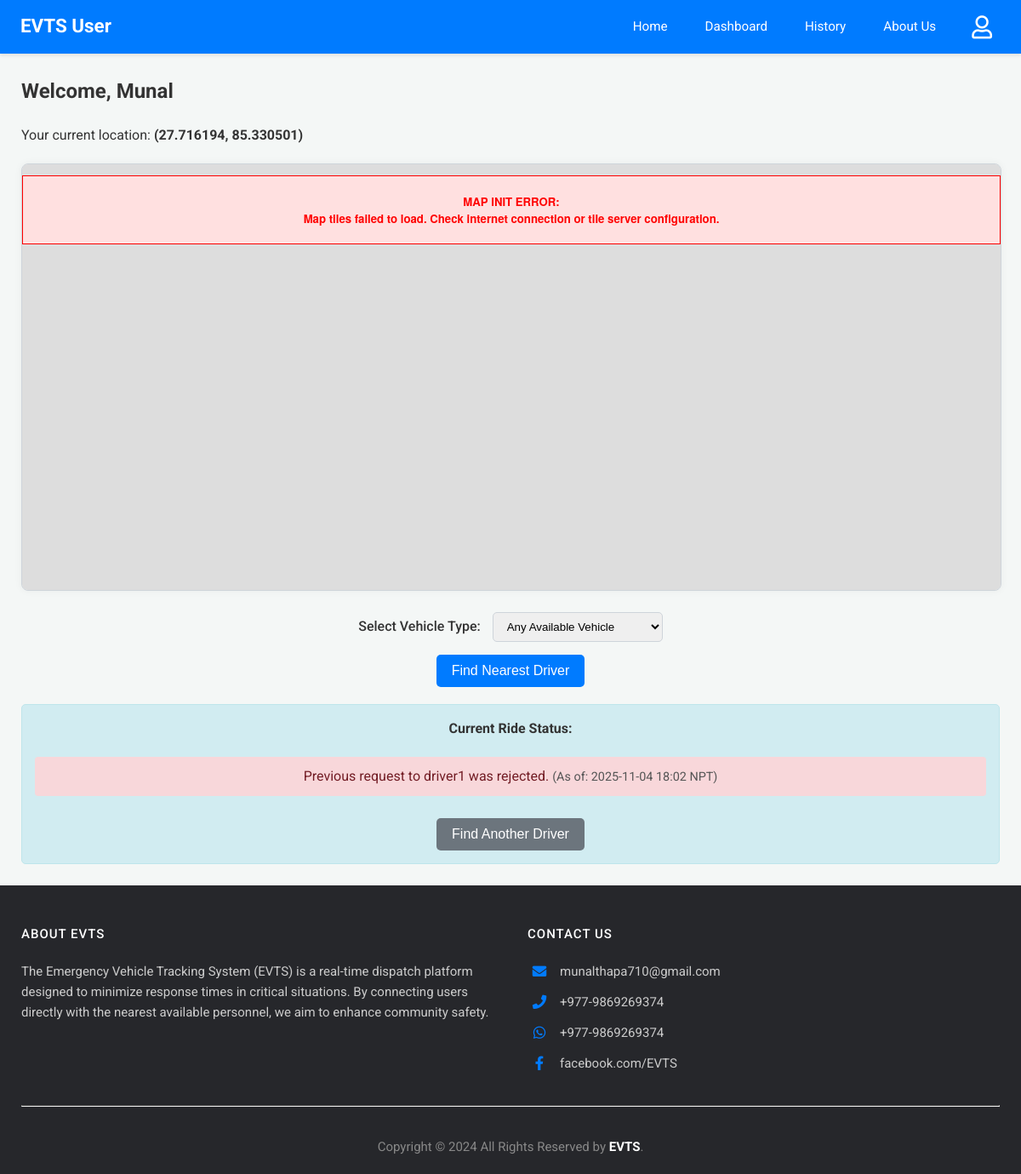
The app's page /user-dashboard (signed in), older data.
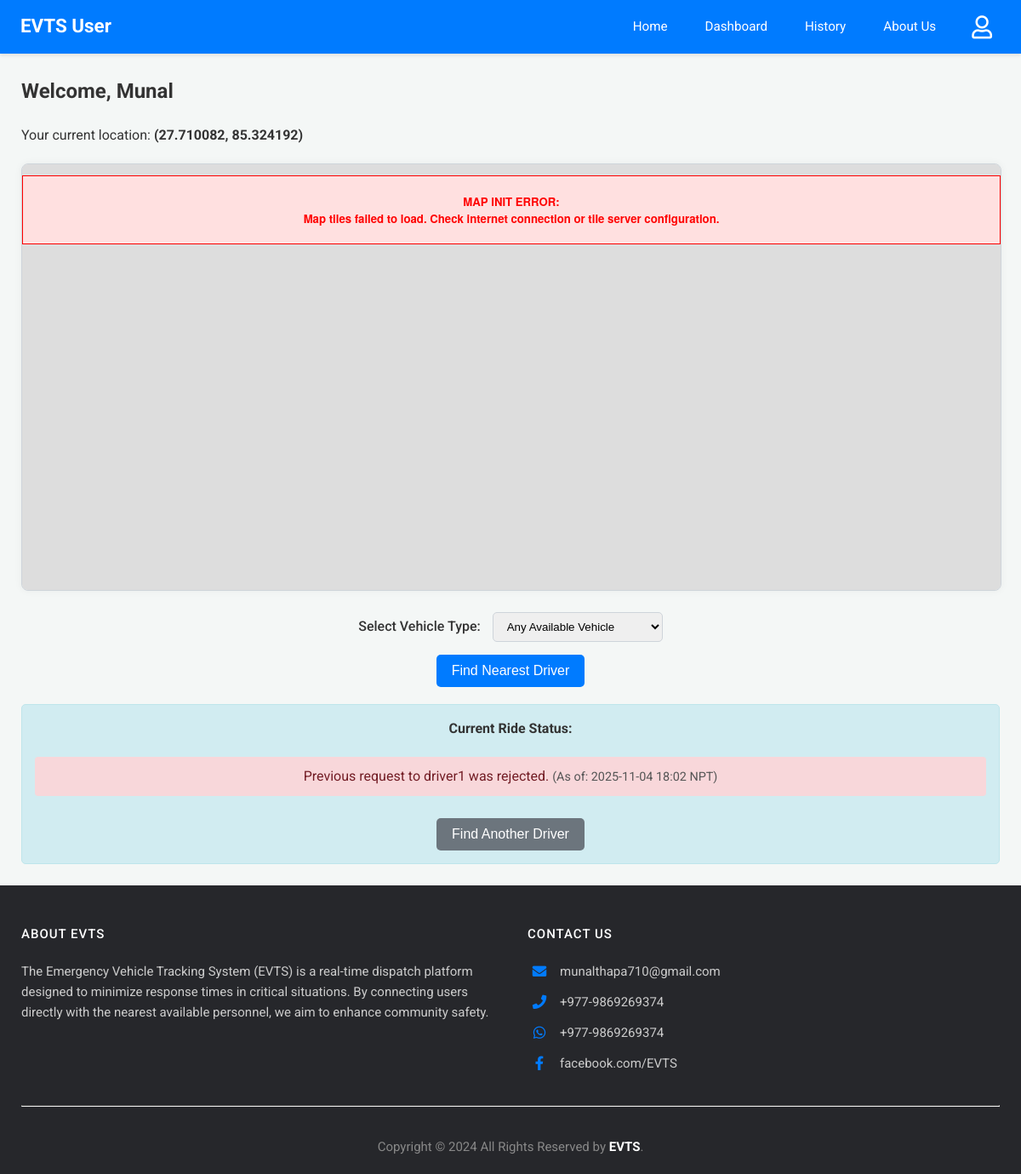
The same page, newer data.
### app.py (models this page shows)
class User(db.Model):
    email = db.Column(db.String(120), primary_key=True)
    name = db.Column(db.String(100))
    phone = db.Column(db.String(15))
    password = db.Column(db.String(256)) # Increased length for hash
    latitude = db.Column(db.Float, nullable=True)
    longitude = db.Column(db.Float, nullable=True)

### app.py (the view)
@app.route('/user-dashboard')
@login_required_user
def user_dashboard():
    user = User.query.get(session['user'])
    if not user:
        session.pop('user', None)
        flash('User session not found, please log in again.', 'error')
        return redirect(url_for('login'))
    drivers_with_nodes = Driver.query.filter(
    Driver.node.isnot(None),
    Driver.is_approved == True ).all()
    driver_list_for_js = [
    {'email': d.email, 'name': d.name, 'vehicle': d.vehicle, 'node': d.node}
    for d in drivers_with_nodes if d.node in coordinates]
    current_ride_status_info = None #Ride status
    accepted_ride_db = RideRequest.query.filter_by(user_email=user.email, status='accepted').order_by(RideRequest.timestamp.desc()).first()
    if accepted_ride_db:
        driver_obj = Driver.query.get(accepted_ride_db.driver_email)
        if driver_obj and driver_obj.node and driver_obj.node in coordinates and \
           accepted_ride_db.user_latitude_at_request is not None and \
           accepted_ride_db.user_longitude_at_request is not None:
            current_ride_status_info = {
                'ride_id': accepted_ride_db.id,
                'type': 'accepted',
                'driver_name': driver_obj.name,
                'driver_node': driver_obj.node,
                'user_latitude_for_route': accepted_ride_db.user_latitude_at_request,
                'user_longitude_for_route': accepted_ride_db.user_longitude_at_request,
                'timestamp': format_datetime_npt(accepted_ride_db.timestamp),
                'message': f"Your ride with {driver_obj.name} is confirmed! Driver is on the way."
            }
        else:
            print(f"Warning (User Dashboard): Accepted ride ID {accepted_ride_db.id} has invalid location data. Driver Node: {driver_obj.node if driver_obj else 'N/A'}, User Lat: {accepted_ride_db.user_latitude_at_request}, User Lng: {accepted_ride_db.user_longitude_at_request}")
            current_ride_status_info = {'type': 'error', 'message': 'Error displaying accepted ride details (location data issue).', 'timestamp': format_datetime_npt(datetime.now(timezone.utc))}
    else:
        pending_ride_db = RideRequest.query.filter_by(user_email=user.email, status='Pending').order_by(RideRequest.timestamp.desc()).first()
        if pending_ride_db:
            driver_obj = Driver.query.get(pending_ride_db.driver_email)
            driver_name_pending = driver_obj.name if driver_obj else pending_ride_db.driver_email
            current_ride_status_info = {
                'type': 'pending',
                'driver_name': driver_name_pending,
                'timestamp': format_datetime_npt(pending_ride_db.timestamp),
                'message': f"Your request to {driver_name_pending} is pending..."
            }
        else:
            last_inactive_ride_db = RideRequest.query.filter(
                RideRequest.user_email == user.email,
                RideRequest.status.in_(['rejected','superseded'])
            ).order_by(RideRequest.timestamp.desc()).first()
            if last_inactive_ride_db:
                driver_obj = Driver.query.get(last_inactive_ride_db.driver_email)
                driver_name_inactive = driver_obj.name if driver_obj else last_inactive_ride_db.driver_email
                msg = f"Previous request to {driver_name_inactive} was {last_inactive_ride_db.status}."
                if last_inactive_ride_db.status == 'superseded':
                    msg = "Your previous active request was superseded by a new one."
                current_ride_status_info = {
                    'type': last_inactive_ride_db.status,
                    'driver_name': driver_name_inactive,
                    'timestamp': format_datetime_npt(last_inactive_ride_db.timestamp),
                    'message': msg
                }
    vehicle_types_query = db.session.query(Driver.vehicle).filter(Driver.vehicle.isnot(None), Driver.vehicle != '').distinct().all()
    vehicle_types = sorted([vt[0] for vt in vehicle_types_query if vt[0]])
    print(f"[User Dashboard] Unique Vehicle Types Found: {vehicle_types}")
    response = make_response(render_template('user_dashboard.html',
                                                user=user,
                                                drivers_for_js=driver_list_for_js,
                                                coords=coordinates, # For driver node locations
                                                current_ride_status=current_ride_status_info,
                                                graph_for_js=graph, # For Dijkstra path visualization
                                                vehicle_types=vehicle_types,
                                                services=emergency_services )) # Pass to template
    return add_no_cache_to_response(response)

### app.py (called while the page is built)
def format_datetime_npt(dt_utc):
    if dt_utc is None: return "N/A"
    if dt_utc.tzinfo is None or dt_utc.tzinfo.utcoffset(dt_utc) is None:
        dt_utc = dt_utc.replace(tzinfo=timezone.utc)
    else:
        dt_utc = dt_utc.astimezone(timezone.utc)
    dt_npt = dt_utc.astimezone(NPT)
    return dt_npt.strftime('%Y-%m-%d %H:%M NPT')

def login_required_user(f):
    @wraps(f)
    def decorated_function(*args, **kwargs):
        if 'user' not in session:
            return redirect(url_for('login', next=request.url))
        return f(*args, **kwargs)
    return decorated_function

def add_no_cache_to_response(response):
    response.headers["Cache-Control"] = "no-cache, no-store, must-revalidate, public, max-age=0"
    response.headers["Pragma"] = "no-cache"
    response.headers["Expires"] = "0"
    return response

### templates/user_dashboard.html (shortened to what this page needs)
{% extends 'user_base.html' %}
 {% block head_extra %}
<link rel="stylesheet" href="https://unpkg.com/leaflet@1.9.4/dist/leaflet.css" />
<link rel="stylesheet" href="https://unpkg.com/leaflet-routing-machine@latest/dist/leaflet-routing-machine.css" />
{% endblock %} {% block content %}
<h2>Welcome, {{ user.name }}</h2>
<p>
    Your current location:
    <strong>
        <span id="currentUserPreciseLocation">
            {% if user.latitude and user.longitude %} ({{ user.latitude|round(6) }}, {{ user.longitude|round(6) }}) {% else %} Please click map to set {% endif %}
        </span>
    </strong>
</p>
<div class="map-wrapper-fullwidth">
    <div class="map-container-inner">
        <div id="map"><p style="text-align: center; padding-top: 50px; color: #555;" id="mapLoadingText">Loading map...</p></div>
    </div>
</div>
<div style="text-align: center; margin-bottom: 15px; margin-top: 20px;">
    <label for="vehicleTypeSelect" style="margin-right: 10px; font-weight: 500;">Select Vehicle Type:</label>
    <select id="vehicleTypeSelect" class="role-select" style="padding: 8px 12px; border-radius: 5px; min-width: 200px; border: 1px solid #ced4da;">
        <option value="">Any Available Vehicle</option>
    </select>
</div>
<div style="text-align: center; margin-bottom: 20px;">
    <button id="findNearestBtn" onclick="findNearestAndShowPreview(true)" {% if user.latitude is none or user.longitude is none %} disabled title="Click map to set your location first." {% endif %}>
        Find Nearest Driver
    </button>
</div>
<div id="notifications" class="status-notifications">
    <h4>Current Ride Status:</h4>
    {% if current_ride_status %}
    <p class="status-{{ current_ride_status.type }}">
        {{ current_ride_status.message }} {% if current_ride_status.timestamp %}
        <span style="font-size: 0.9em; color: #555;">(As of: {{ current_ride_status.timestamp }})</span>
        {% endif %}
    </p>
    {% if current_ride_status.type == 'rejected' or current_ride_status.type == 'superseded' %}
    <button onclick="findNearestAndShowPreview(false)" class="btn-secondary" style="margin-top: 10px;" {% if user.latitude is none or user.longitude is none %}disabled title="Set your location on map first" {% endif %}>
        Find Another Driver
    </button>
    {% endif %} {% else %}
    <p>No active ride requests. Click "Find Nearest Driver" to start.</p>
    {% endif %}
</div>
{% endblock %}

Row changes from the older to the newer data that the page shows:
changed User "Munal": latitude "27.716194" → "27.710082"; longitude "85.330501" → "85.324192"
